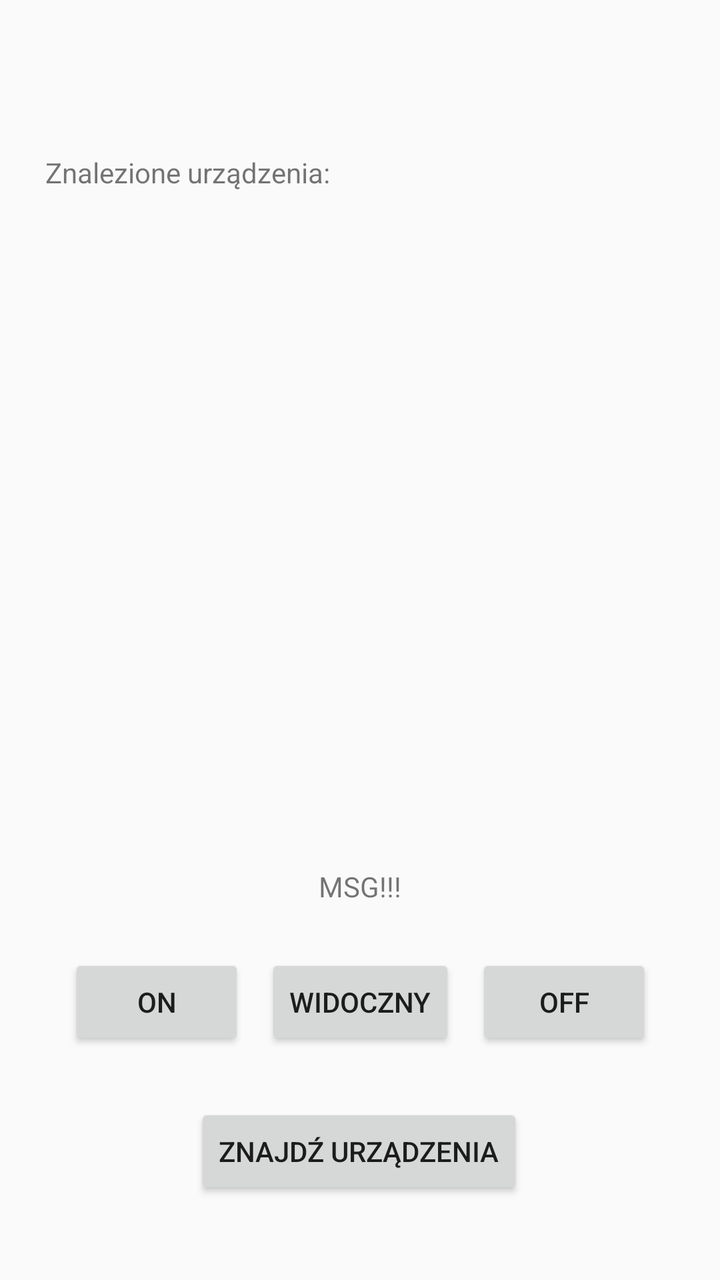
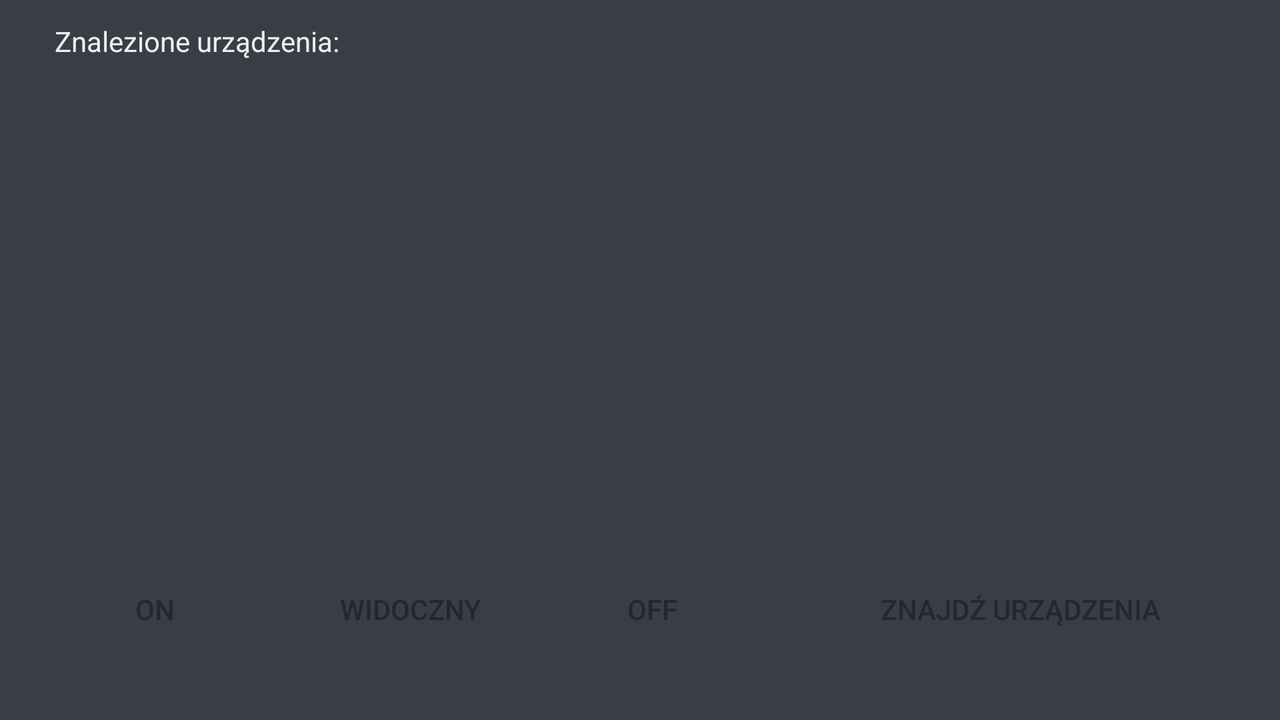

The same Android screen from two of the app's own layout files: first res/layout/ as a phone draws it, then the repository's variant for another configuration, drawn on a device whose configuration selects that folder. Both files follow.
<!-- AndroidManifest.xml: application theme AppTheme -->
<!-- res/layout/activity_main.xml -->
<?xml version="1.0" encoding="utf-8"?>
<androidx.constraintlayout.widget.ConstraintLayout xmlns:android="http://schemas.android.com/apk/res/android"
    xmlns:app="http://schemas.android.com/apk/res-auto"
    xmlns:tools="http://schemas.android.com/tools"
    android:layout_width="match_parent"
    android:layout_height="match_parent"
    tools:context=".MainActivity">


    <ListView
        android:id="@+id/listView"
        android:layout_width="342dp"
        android:layout_height="290dp"
        app:layout_constraintBottom_toBottomOf="parent"
        app:layout_constraintEnd_toEndOf="parent"
        app:layout_constraintHorizontal_bias="0.492"
        app:layout_constraintStart_toStartOf="parent"
        app:layout_constraintTop_toTopOf="parent"
        app:layout_constraintVertical_bias="0.34"
        tools:ignore="MissingConstraints,OnClick" />

    <TextView
        android:id="@+id/devicesTV"
        android:layout_width="256dp"
        android:layout_height="28dp"
        android:text="Znalezione urządzenia:"
        app:layout_constraintBottom_toBottomOf="parent"
        app:layout_constraintEnd_toEndOf="parent"
        app:layout_constraintHorizontal_bias="0.219"
        app:layout_constraintStart_toStartOf="parent"
        app:layout_constraintTop_toTopOf="parent"
        app:layout_constraintVertical_bias="0.125" />

    <Button
        android:id="@+id/onbutton"
        android:layout_width="wrap_content"
        android:layout_height="wrap_content"
        android:layout_marginStart="32dp"
        android:text="ON"
        app:layout_constraintBottom_toBottomOf="parent"
        app:layout_constraintEnd_toStartOf="@+id/visiblebutton"
        app:layout_constraintHorizontal_bias="0.179"
        app:layout_constraintStart_toStartOf="parent"
        app:layout_constraintTop_toTopOf="parent"
        app:layout_constraintVertical_bias="0.806"
        tools:ignore="MissingConstraints" />

    <Button
        android:id="@+id/offbutton"
        android:layout_width="wrap_content"
        android:layout_height="wrap_content"
        android:layout_marginEnd="32dp"
        android:text="OFF"
        app:layout_constraintBottom_toBottomOf="parent"
        app:layout_constraintEnd_toEndOf="parent"
        app:layout_constraintHorizontal_bias="0.842"
        app:layout_constraintStart_toEndOf="@+id/visiblebutton"
        app:layout_constraintTop_toTopOf="parent"
        app:layout_constraintVertical_bias="0.806"
        tools:ignore="MissingConstraints" />

    <Button
        android:id="@+id/visiblebutton"
        android:layout_width="wrap_content"
        android:layout_height="wrap_content"
        android:text="WIDOCZNY"
        app:layout_constraintBottom_toBottomOf="parent"
        app:layout_constraintEnd_toEndOf="parent"
        app:layout_constraintStart_toStartOf="parent"
        app:layout_constraintTop_toTopOf="parent"
        app:layout_constraintVertical_bias="0.806"
        tools:ignore="MissingConstraints" />

    <Button
        android:id="@+id/listbutton"
        android:layout_width="wrap_content"
        android:layout_height="wrap_content"
        android:text="ZNAJDŹ URZĄDZENIA"
        app:layout_constraintBottom_toBottomOf="parent"
        app:layout_constraintEnd_toEndOf="parent"
        app:layout_constraintHorizontal_bias="0.497"
        app:layout_constraintStart_toStartOf="parent"
        app:layout_constraintTop_toTopOf="parent"
        app:layout_constraintVertical_bias="0.932"
        tools:ignore="MissingConstraints" />

    <TextView
        android:id="@+id/text_msg"
        android:layout_width="wrap_content"
        android:layout_height="wrap_content"
        android:text="MSG!!!"
        app:layout_constraintBottom_toTopOf="@+id/visiblebutton"
        app:layout_constraintEnd_toEndOf="parent"
        app:layout_constraintStart_toStartOf="parent"
        app:layout_constraintTop_toBottomOf="@+id/listView" />

</androidx.constraintlayout.widget.ConstraintLayout>
<!-- resources referenced by this layout -->
<resources>
  <style name="AppTheme" parent="Theme.AppCompat.Light.NoActionBar" />
</resources>
<!-- res/layout-land/activity_main.xml (the repository's variant of the layout above) -->
<!-- drawn on the phone turned sideways -->
<?xml version="1.0" encoding="utf-8"?>
<androidx.constraintlayout.widget.ConstraintLayout xmlns:android="http://schemas.android.com/apk/res/android"
    xmlns:app="http://schemas.android.com/apk/res-auto"
    xmlns:tools="http://schemas.android.com/tools"
    android:layout_width="match_parent"
    android:layout_height="match_parent"
    android:background="@color/colorPrimaryDark"
    tools:context=".MainActivity">


    <ListView
        android:id="@+id/listView"
        android:layout_width="388dp"
        android:layout_height="250dp"
        app:layout_constraintBottom_toBottomOf="parent"
        app:layout_constraintEnd_toEndOf="parent"
        app:layout_constraintHorizontal_bias="0.492"
        app:layout_constraintStart_toStartOf="parent"
        app:layout_constraintTop_toTopOf="parent"
        app:layout_constraintVertical_bias="0.34"
        android:divider="@color/colorAccent"
        android:dividerHeight="2dp"
        tools:ignore="MissingConstraints,OnClick" />

    <TextView
        android:id="@+id/devicesTV"
        android:layout_width="256dp"
        android:layout_height="28dp"
        android:text="Znalezione urządzenia:"
        app:layout_constraintBottom_toBottomOf="parent"
        app:layout_constraintEnd_toEndOf="parent"
        app:layout_constraintHorizontal_bias="0.071"
        app:layout_constraintStart_toStartOf="parent"
        app:layout_constraintTop_toTopOf="parent"
        android:textColor="@color/colorAccent"
        app:layout_constraintVertical_bias="0.033" />

    <Button
        android:id="@+id/onbutton"
        android:layout_width="wrap_content"
        android:layout_height="wrap_content"
        android:layout_marginStart="32dp"
        android:text="ON"
        app:layout_constraintBottom_toBottomOf="parent"
        app:layout_constraintEnd_toStartOf="@+id/visiblebutton"
        app:layout_constraintHorizontal_bias="0.029"
        app:layout_constraintStart_toStartOf="parent"
        app:layout_constraintTop_toTopOf="parent"
        app:layout_constraintVertical_bias="0.9"
        android:background="@color/colorBlue"
        android:textColor="@color/colorPrimary"
        tools:ignore="MissingConstraints" />

    <Button
        android:id="@+id/offbutton"
        android:layout_width="wrap_content"
        android:layout_height="wrap_content"
        android:layout_marginEnd="32dp"
        android:text="OFF"
        app:layout_constraintBottom_toBottomOf="parent"
        app:layout_constraintEnd_toEndOf="parent"
        app:layout_constraintHorizontal_bias="0.121"
        app:layout_constraintStart_toEndOf="@+id/visiblebutton"
        app:layout_constraintTop_toTopOf="parent"
        app:layout_constraintVertical_bias="0.9"
        android:background="@color/colorBlue"
        android:textColor="@color/colorPrimary"
        tools:ignore="MissingConstraints" />

    <Button
        android:id="@+id/visiblebutton"
        android:layout_width="wrap_content"
        android:layout_height="wrap_content"
        android:text="WIDOCZNY"
        app:layout_constraintBottom_toBottomOf="parent"
        app:layout_constraintEnd_toEndOf="parent"
        app:layout_constraintHorizontal_bias="0.292"
        app:layout_constraintStart_toStartOf="parent"
        app:layout_constraintTop_toTopOf="parent"
        app:layout_constraintVertical_bias="0.9"
        android:background="@color/colorBlue"
        android:textColor="@color/colorPrimary"
        tools:ignore="MissingConstraints" />

    <Button
        android:id="@+id/listbutton"
        android:layout_width="wrap_content"
        android:layout_height="wrap_content"
        android:text="ZNAJDŹ URZĄDZENIA"
        app:layout_constraintBottom_toBottomOf="parent"
        app:layout_constraintEnd_toEndOf="parent"
        app:layout_constraintHorizontal_bias="0.881"
        app:layout_constraintStart_toStartOf="parent"
        app:layout_constraintTop_toTopOf="parent"
        app:layout_constraintVertical_bias="0.9"
        android:background="@color/colorBlue"
        android:textColor="@color/colorPrimary"
        tools:ignore="MissingConstraints" />

</androidx.constraintlayout.widget.ConstraintLayout>
<!-- resources referenced by the variant -->
<!-- as the phone turned sideways resolves them -->
<resources>
  <color name="colorAccent">#EEEEEE</color>
  <color name="colorPrimary">#222831</color>
  <color name="colorPrimaryDark">#393E46</color>
  <style name="AppTheme" parent="Theme.AppCompat.Light.NoActionBar" />
</resources>
